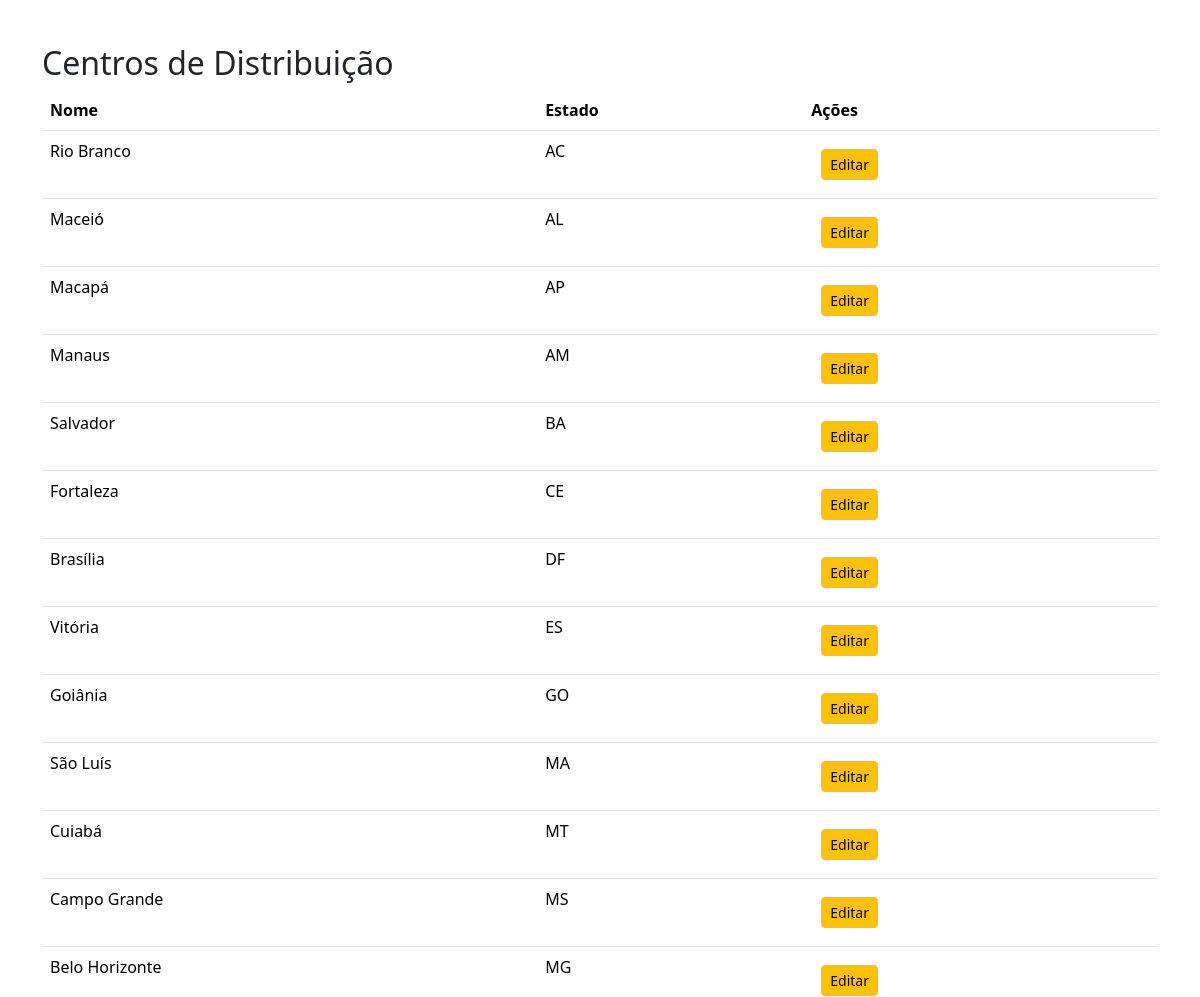
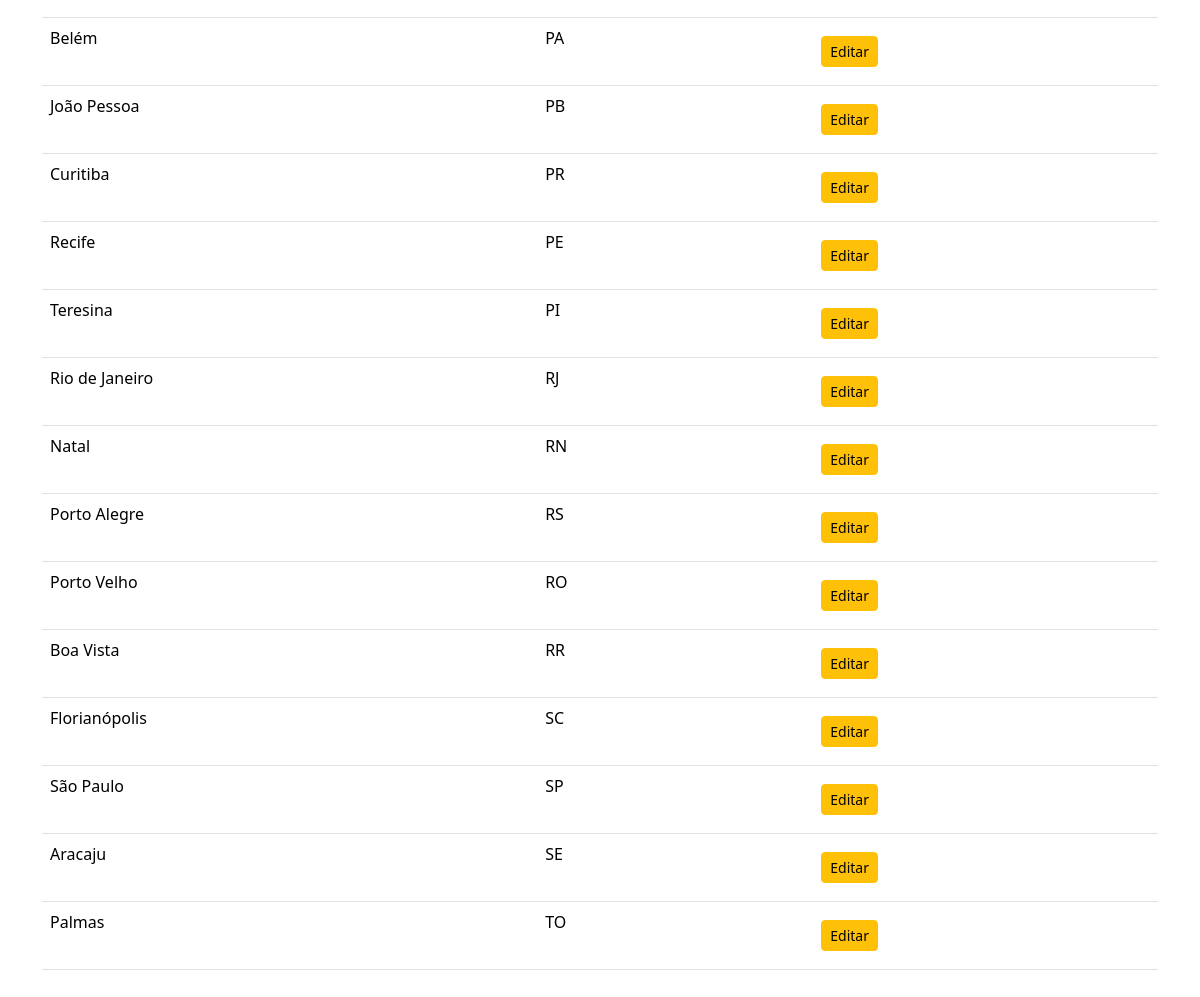
/centros/ (signed in), run on the app's committed database (2 pictures, top to bottom).
### meuapp/models.py (models this page shows, shortened)
class CentroDistribuicao(models.Model):
    nome = models.CharField(max_length=100)
    ativo = models.BooleanField(default=True)  # Podemos usar o endereço como nome do centro
    cidade = models.CharField(max_length=100)
    estado = models.CharField(max_length=2)
    estoque = models.JSONField(null=True, blank=True)  # Para armazenar o estoque dos órgãos

### meuapp/views.py (the view)
# urls.py: path('centros/', views.listar_centros, name='listar_centros'),
@user_passes_test(is_admin)
def listar_centros(request):
    centros = CentroDistribuicao.objects.all()
    return render(request, 'listar_centros.html', {'centros': centros})

### meuapp/views.py (called while the page is built)
def is_admin(user):
    return user.is_authenticated and (user.is_staff or user.is_superuser)

### meuapp/templates/listar_centros.html (shortened to what this page needs)
{% extends 'base.html' %}
{% block content %}
<h2>Centros de Distribuição</h2>
<table class="table">
  <tr>
    <th>Nome</th>
    <th>Estado</th>
    <th>Ações</th>
  </tr>
  {% for centro in centros %}
  <tr>
    <td>{{ centro.nome }}</td>
    <td>{{ centro.estado }}</td>
    <td>
      <a href="{% url 'editar_centro' centro.pk %}" class="btn btn-warning btn-sm">Editar</a>
    </td>
  </tr>
  {% endfor %}
</table>
{% endblock %}

### meuapp/templates/base.html (style rules this page uses)
body { font-family: Arial, sans-serif; background-color: #f0f4f8; margin: 0; padding: 20px; }
a { display: inline-block; margin: 10px; padding: 10px 20px; background-color: #d51010; color: white; text-decoration: none; border-radius: 5px; }

### data on the page
CentroDistribuicao: nome "Rio Branco", estado "AC"
CentroDistribuicao: nome "Maceió", estado "AL"
CentroDistribuicao: nome "Macapá", estado "AP"
CentroDistribuicao: nome "Manaus", estado "AM"
CentroDistribuicao: nome "Salvador", estado "BA"
CentroDistribuicao: nome "Fortaleza", estado "CE"
CentroDistribuicao: nome "Brasília", estado "DF"
CentroDistribuicao: nome "Vitória", estado "ES"
CentroDistribuicao: nome "Goiânia", estado "GO"
CentroDistribuicao: nome "São Luís", estado "MA"
CentroDistribuicao: nome "Cuiabá", estado "MT"
CentroDistribuicao: nome "Campo Grande", estado "MS"
CentroDistribuicao: nome "Belo Horizonte", estado "MG"
CentroDistribuicao: nome "Belém", estado "PA"
CentroDistribuicao: nome "João Pessoa", estado "PB"
CentroDistribuicao: nome "Curitiba", estado "PR"
CentroDistribuicao: nome "Recife", estado "PE"
CentroDistribuicao: nome "Teresina", estado "PI"
CentroDistribuicao: nome "Rio de Janeiro", estado "RJ"
CentroDistribuicao: nome "Natal", estado "RN"
CentroDistribuicao: nome "Porto Alegre", estado "RS"
CentroDistribuicao: nome "Porto Velho", estado "RO"
CentroDistribuicao: nome "Boa Vista", estado "RR"
CentroDistribuicao: nome "Florianópolis", estado "SC"
CentroDistribuicao: nome "São Paulo", estado "SP"
CentroDistribuicao: nome "Aracaju", estado "SE"
CentroDistribuicao: nome "Palmas", estado "TO"
